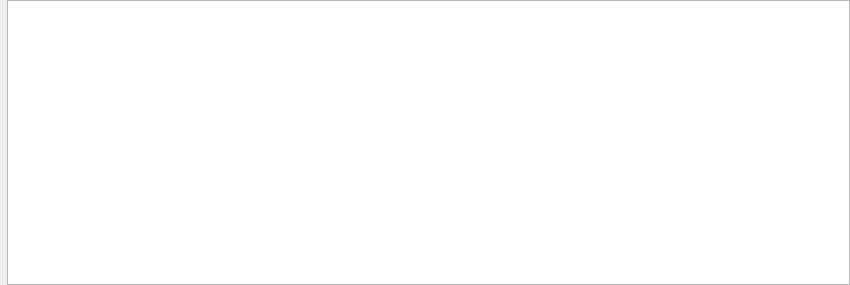
<?xml version="1.0" encoding="UTF-8"?>
<ui version="4.0">
 <class>qSlicerAboutDialog</class>
 <widget class="QDialog" name="qSlicerAboutDialog">
  <property name="geometry">
   <rect>
    <x>0</x>
    <y>0</y>
    <width>850</width>
    <height>285</height>
   </rect>
  </property>
  <property name="windowTitle">
   <string>About 3D Slicer</string>
  </property>
  <layout class="QHBoxLayout" name="horizontalLayout">
   <property name="spacing">
    <number>0</number>
   </property>
   <property name="margin">
    <number>0</number>
   </property>
   <item>
    <widget class="QLabel" name="SlicerLabel">
     <property name="pixmap">
      <pixmap resource="../SlicerQT.qrc">:/Images/SlicerLogo.png</pixmap>
     </property>
     <property name="scaledContents">
      <bool>true</bool>
     </property>
     <property name="alignment">
      <set>Qt::AlignLeft</set>
     </property>
    </widget>
   </item>
   <item>
    <widget class="QTextBrowser" name="CreditsTextBrowser">
     <property name="readOnly">
      <bool>true</bool>
     </property>
     <property name ="openExternalLinks">
      <bool>true</bool>
     </property>
    </widget>
   </item>
  </layout>
 </widget>
 <resources>
  <include location="../SlicerQT.qrc"/>
 </resources>
 <connections>
  <connection>
   <sender>buttonBox</sender>
   <signal>accepted()</signal>
   <receiver>qSlicerAboutDialog</receiver>
   <slot>accept()</slot>
   <hints>
    <hint type="sourcelabel">
     <x>248</x>
     <y>254</y>
    </hint>
    <hint type="destinationlabel">
     <x>157</x>
     <y>274</y>
    </hint>
   </hints>
  </connection>
  <connection>
   <sender>buttonBox</sender>
   <signal>rejected()</signal>
   <receiver>qSlicerAboutDialog</receiver>
   <slot>reject()</slot>
   <hints>
    <hint type="sourcelabel">
     <x>316</x>
     <y>260</y>
    </hint>
    <hint type="destinationlabel">
     <x>286</x>
     <y>274</y>
    </hint>
   </hints>
  </connection>
 </connections>
</ui>
